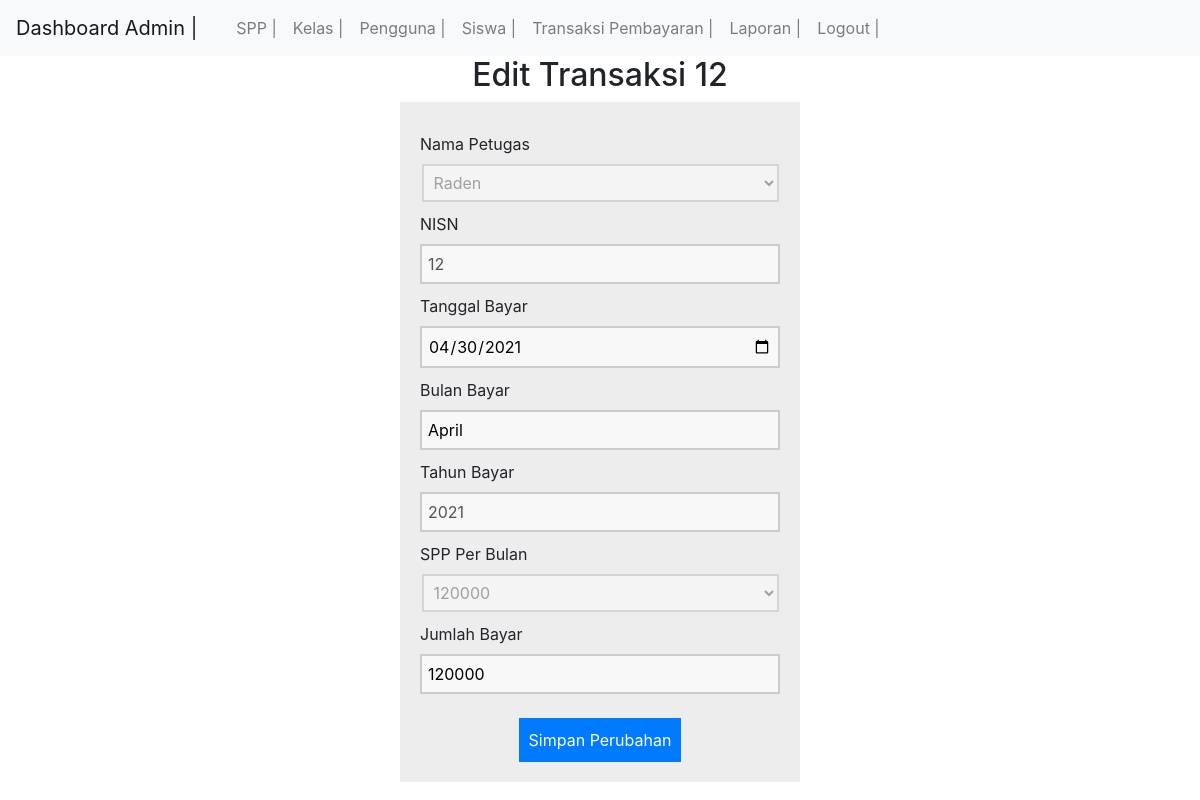
Screenshot of /dump/edit_transaksi.php?id=38 (signed in) with the database file from the repository.
### tables this page shows
CREATE TABLE `pembayaran` (
  `id_pembayaran` int(11) NOT NULL,
  `id_petugas` int(11) NOT NULL,
  `nisn` varchar(11) NOT NULL,
  `tgl_bayar` date NOT NULL,
  `bulan_dibayar` varchar(8) NOT NULL,
  `tahun_dibayar` varchar(4) NOT NULL,
  `id_spp` int(11) NOT NULL,
  `jumlah_bayar` int(11) NOT NULL
);

### dump/edit_transaksi.php (the view, shortened to what this page needs)
<?php
include '../koneksi.php';
  if (isset($_GET['id'])) {
    $id = ($_GET["id"]);
    $query = "SELECT * FROM pembayaran,petugas,spp where pembayaran.id_pembayaran='$id' AND pembayaran.id_petugas=petugas.id_petugas AND pembayaran.id_spp=spp.id_spp";
    $result = mysqli_query($koneksi, $query);
    $data = mysqli_fetch_assoc($result);
  } else {
    echo "<script>alert('Masukkan data id.');window.location='transaksi.php';</script>";
  }
  ?>
<!DOCTYPE html>
<html>
  <head>
  </head>
<body>
  <?php
  include ('header2.php');
?>
      <center>
        <h2>Edit Transaksi <?php echo $data['nisn']; ?></h2>
      <center>
      <form method="POST" action="proses_edittransaksi.php" enctype="multipart/form-data" >
      <section class="base">
		<div>
          <label>Nama Petugas</label>
          <select name="nama_petugas" style="width: 357px;" disabled="disabled">
  <?php $idpetugas=$data ['id_petugas'];
      $query = "SELECT * FROM petugas ORDER BY id_petugas ASC";
      $result = mysqli_query($koneksi, $query);
      while($row = mysqli_fetch_assoc($result))
      {
      ?>
 <option value="<?php echo $row['id_petugas']; ?>" <?php if($row['id_petugas']=="$idpetugas"){?> selected="selected" <?php } ?>><?php echo $row['nama_petugas']; ?></option>
 <?php
      }
      ?>
 </select>
    </div>
        <div>
          <label>NISN</label>
          <input type="text" name="nisn" value="<?php echo $data['nisn']; ?>" disabled="disabled"/>
        </div>
        <div>
          <label>Tanggal Bayar</label>
         <input type="date" name="tgl_bayar" value="<?php echo $data['tgl_bayar']; ?>"/>
        </div>
		<div>
          <label>Bulan Bayar</label>
         <input type="text" name="bulan_dibayar" value="<?php echo $data['bulan_dibayar']; ?>"/>
        </div>
		<div>
          <label>Tahun Bayar</label>
           <input type="text" name="tahun_dibayar" value="<?php echo $data['tahun_dibayar']; ?>" disabled="disabled"/>
        </div>
		<div>
          <label>SPP Per Bulan</label>
          <select name="nisn" style="width: 357px;" disabled="disabled">
  <?php
  $id_spp = $data['id_spp'];
      $query = "SELECT * FROM spp ORDER BY nominal ASC";
      $result = mysqli_query($koneksi, $query);
      while($row = mysqli_fetch_assoc($result))
      {
      ?>
 <option class="bg-dark" value="<?php echo $row['id_spp']; ?>" <?php if($row['id_spp']=="$id_spp"){?> selected="selected" <?php } ?>><?php echo $row['nominal']; ?></option>
 <?php
      }
      ?>
 </select>
	    </div>
		<div>
          <label>Jumlah Bayar</label>
          <input type="text" name="jumlah_bayar" value="<?php echo $data['jumlah_bayar']; ?>"/>
        </div>
	<br>
        <div>
         <button type="submit">Simpan Perubahan</button>
        </div>
        </section>
      </form>
</body>
</html>

### dump/edit_transaksi.php (style rules this page uses)
button { background-color: #007bff; color: #fff; padding: 10px; text-decoration: none; font-size: 12px; border: 0px; margin-top: 20px; }
label { margin-top: 10px; float: left; text-align: left; width: 100%; }
input { padding: 6px; width: 100%; box-sizing: border-box; background: #f8f8f8; border: 2px solid #ccc; outline-color: #007bff; }
select { padding: 6px; width: 100%; box-sizing: border-box; background: #f8f8f8; border: 2px solid #ccc; outline-color: #007bff; }
div { width: 100%; height: auto; }
.base { width: 400px; height: auto; padding: 20px; margin-left: auto; margin-right: auto; background: #ededed; }

### rows the page displays
pembayaran: nisn "12", tgl_bayar "04/30/2021", bulan_dibayar "April", tahun_dibayar "2021", jumlah_bayar "120000"

### other values shown
form field nama_petugas "Raden"
form field nisn "120000"
